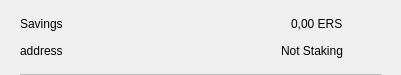
<?xml version="1.0" encoding="UTF-8"?>
<ui version="4.0">
 <class>CSRow</class>
 <widget class="QWidget" name="CSRow">
  <property name="geometry">
   <rect>
    <x>0</x>
    <y>0</y>
    <width>401</width>
    <height>75</height>
   </rect>
  </property>
  <property name="windowTitle">
   <string>Form</string>
  </property>
  <layout class="QVBoxLayout" name="verticalLayout">
   <property name="spacing">
    <number>0</number>
   </property>
   <property name="leftMargin">
    <number>20</number>
   </property>
   <property name="topMargin">
    <number>10</number>
   </property>
   <property name="rightMargin">
    <number>20</number>
   </property>
   <property name="bottomMargin">
    <number>0</number>
   </property>
   <item>
    <widget class="QWidget" name="info" native="true">
     <property name="minimumSize">
      <size>
       <width>0</width>
       <height>0</height>
      </size>
     </property>
     <layout class="QHBoxLayout" name="horizontalLayout_3">
      <property name="leftMargin">
       <number>0</number>
      </property>
      <property name="topMargin">
       <number>0</number>
      </property>
      <property name="rightMargin">
       <number>0</number>
      </property>
      <property name="bottomMargin">
       <number>10</number>
      </property>
      <item>
       <widget class="QWidget" name="container" native="true">
        <property name="minimumSize">
         <size>
          <width>0</width>
          <height>0</height>
         </size>
        </property>
        <layout class="QVBoxLayout" name="verticalLayout_2">
         <property name="spacing">
          <number>0</number>
         </property>
         <property name="leftMargin">
          <number>0</number>
         </property>
         <property name="topMargin">
          <number>0</number>
         </property>
         <property name="rightMargin">
          <number>0</number>
         </property>
         <property name="bottomMargin">
          <number>0</number>
         </property>
         <item>
          <layout class="QHBoxLayout" name="horizontalLayout">
           <item>
            <widget class="QLabel" name="labelName">
             <property name="toolTip">
              <string notr="true"/>
             </property>
             <property name="text">
              <string>Savings</string>
             </property>
            </widget>
           </item>
           <item>
            <spacer name="horizontalSpacer">
             <property name="orientation">
              <enum>Qt::Horizontal</enum>
             </property>
             <property name="sizeHint" stdset="0">
              <size>
               <width>40</width>
               <height>20</height>
              </size>
             </property>
            </spacer>
           </item>
           <item>
            <widget class="QLabel" name="labelAmount">
             <property name="text">
              <string>0,00 ERS</string>
             </property>
            </widget>
           </item>
          </layout>
         </item>
         <item>
          <layout class="QHBoxLayout" name="horizontalLayout_2">
           <item>
            <widget class="QLabel" name="labelAddress">
             <property name="toolTip">
              <string notr="true"/>
             </property>
             <property name="text">
              <string>address</string>
             </property>
            </widget>
           </item>
           <item>
            <spacer name="horizontalSpacer_2">
             <property name="orientation">
              <enum>Qt::Horizontal</enum>
             </property>
             <property name="sizeHint" stdset="0">
              <size>
               <width>40</width>
               <height>20</height>
              </size>
             </property>
            </spacer>
           </item>
           <item>
            <widget class="QLabel" name="labelStaking">
             <property name="text">
              <string>Not Staking</string>
             </property>
            </widget>
           </item>
          </layout>
         </item>
        </layout>
       </widget>
      </item>
      <item alignment="Qt::AlignHCenter|Qt::AlignVCenter">
       <widget class="QPushButton" name="pushButtonMenu">
        <property name="minimumSize">
         <size>
          <width>24</width>
          <height>24</height>
         </size>
        </property>
        <property name="maximumSize">
         <size>
          <width>32</width>
          <height>32</height>
         </size>
        </property>
        <property name="focusPolicy">
         <enum>Qt::NoFocus</enum>
        </property>
        <property name="styleSheet">
         <string notr="true">border:none; background-color:transparent;</string>
        </property>
        <property name="text">
         <string/>
        </property>
        <property name="icon">
         <iconset>
          <normaloff>://ic-menu-hover</normaloff>://ic-menu-hover</iconset>
        </property>
        <property name="iconSize">
         <size>
          <width>24</width>
          <height>24</height>
         </size>
        </property>
       </widget>
      </item>
     </layout>
    </widget>
   </item>
   <item>
    <widget class="QLabel" name="lblDivisory">
     <property name="minimumSize">
      <size>
       <width>0</width>
       <height>1</height>
      </size>
     </property>
     <property name="maximumSize">
      <size>
       <width>16777215</width>
       <height>1</height>
      </size>
     </property>
     <property name="styleSheet">
      <string notr="true">background-color:#bababa;</string>
     </property>
     <property name="text">
      <string/>
     </property>
     <property name="alignment">
      <set>Qt::AlignBottom|Qt::AlignLeading|Qt::AlignLeft</set>
     </property>
    </widget>
   </item>
  </layout>
 </widget>
 <resources/>
 <connections/>
</ui>
